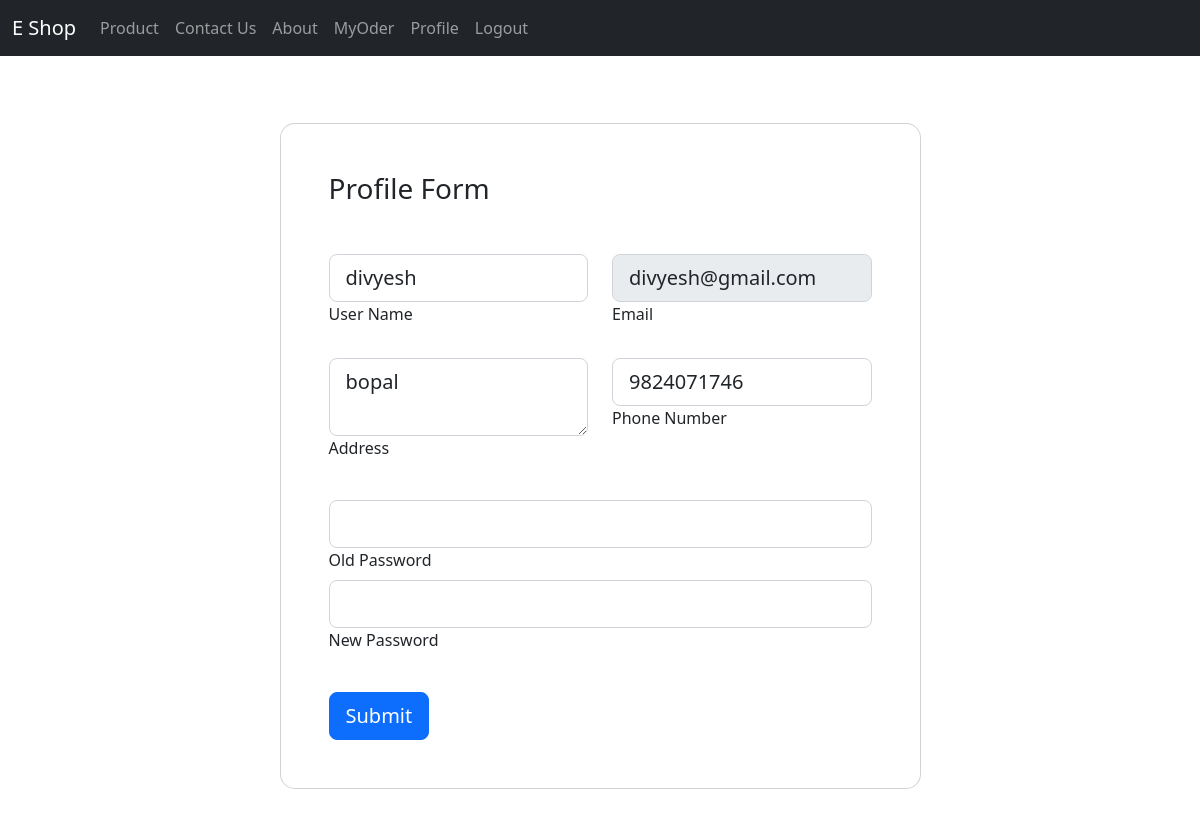
/profile (signed in), run on the app's committed database.
### app1/models.py (models this page shows)
class Userregister(models.Model):
    name=models.CharField(max_length=200)
    email=models.EmailField()
    number=models.IntegerField()
    address=models.TextField()
    password=models.CharField(max_length=12)

### app1/views.py (the view, shortened to what this page needs)
# urls.py: path('profile',profile,name="profile1"),
def profile(request):
    if 'email' in request.session:
        user=Userregister.objects.get(email=request.session['email'])
        return render(request,'profile.html',{'user':user})
    else:
        return redirect('login')

### app1/templates/profile.html (shortened to what this page needs)
{% extends 'base.html' %}
        {% block abc %}
        <section class="vh-100 gradient-custom">
            <div class="container py-5 h-100">
              <div class="row justify-content-center align-items-center h-100">
                <div class="col-12 col-lg-9 col-xl-7">
                  <div class="card shadow-2-strong card-registration" style="border-radius: 15px;">
                    <div class="card-body p-4 p-md-5">
                      <h3 class="mb-4 pb-2 pb-md-0 mb-md-5">Profile Form</h3>
                      <form method="post">
                        <div class="row">
                          <div class="col-md-6 mb-4">
                            <div class="form-outline">
                              <input type="text" id="firstName" value={{user.name}} name="name" class="form-control form-control-lg" />
                              <label class="form-label" for="firstName">User Name</label>
                            </div>
                          </div>
                          <div class="col-md-6 mb-4">
                            <div class="form-outline">
                                <input type="email" id="emailAddress" value={{user.email}} name="email" class="form-control form-control-lg" readonly />
                                <label class="form-label" for="emailAddress">Email</label>
                              </div>
                          </div>
                        </div>
                        <div class="row">
                          <div class="col-md-6 mb-4 pb-2">
                            <div class="form-outline">
                                <textarea name="address" id="lastName"  class="form-control form-control-lg">{{user.address}}</textarea>
                                <label class="form-label" for="lastName">Address</label>
                              </div>
                          </div>
                          <div class="col-md-6 mb-4 pb-2">
                            <div class="form-outline">
                              <input type="tel" id="phoneNumber" value={{user.number}} name="number" class="form-control form-control-lg" required />
                              <label class="form-label" for="phoneNumber">Phone Number</label>
                            </div>
                          </div>
                        </div>
                        <div class="row">
                            <div class="form-outline">
                                <input type="password" id="emailAddress"  name="oldpassword" class="form-control form-control-lg"  />
                                <label class="form-label" for="emailAddress">Old Password</label>
                              </div>
                        </div>
                        <div class="row">
                            <div class="form-outline">
                                <input type="password" id="emailAddress" name="newpassword" class="form-control form-control-lg"  />
                                <label class="form-label" for="emailAddress">New Password</label>
                              </div>
                        </div>
                        <div class="mt-4 pt-2">
                          <input class="btn btn-primary btn-lg" type="submit" value="Submit" />
                        </div>
                      </form>
                    </div>
                  </div>
                </div>
              </div>
            </div>
          </section>
{% endblock %}

### data on the page
Userregister: name "divyesh", email "divyesh@gmail.com", address "bopal", number "9824071746"
